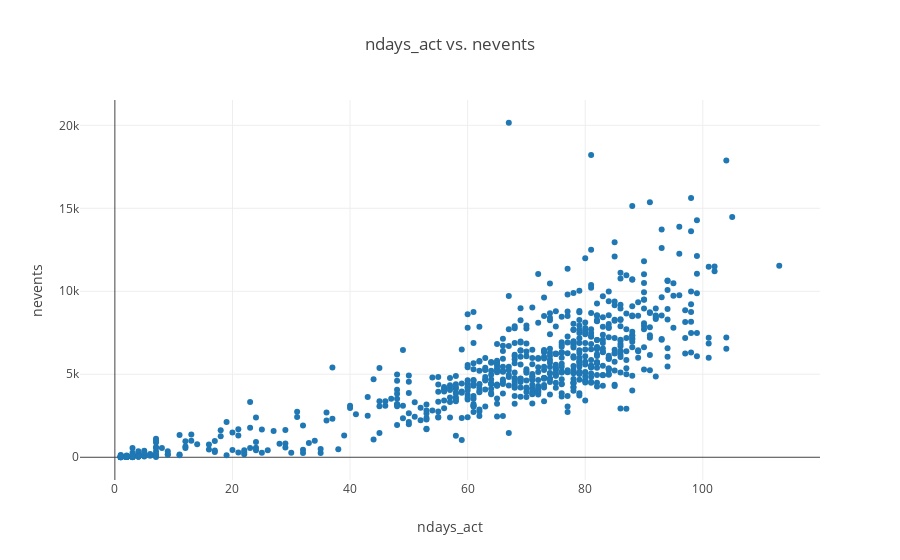

The notebook cell saved with this chart:
### Code cell
data = [go.Scatter(x=df.ndays_act,y=df.nevents,text=df.username, mode = 'markers')]
layout = go.Layout(title="ndays_act vs. nevents",
                   xaxis=dict(title='ndays_act'),
                   yaxis=dict(title='nevents'),
                   hovermode = 'closest')

fig = go.Figure(data=data, layout=layout)
iplot(fig)

### Figure 1 — Plotly figure (JSON) as saved in the notebook; plotly's stock layout.template omitted (floating-point values rounded to 4 significant figures; data arrays with more than 128 entries replaced by an {"elided": "..."} marker saying what was removed)
{"data": [{"mode": "markers", "text": {"elided": "745 str values"}, "type": "scatter", "x": {"elided": "745 int values"}, "y": {"elided": "745 int values"}}], "layout": {"hovermode": "closest", "title": "ndays_act vs. nevents", "xaxis": {"title": "ndays_act"}, "yaxis": {"title": "nevents"}}}
